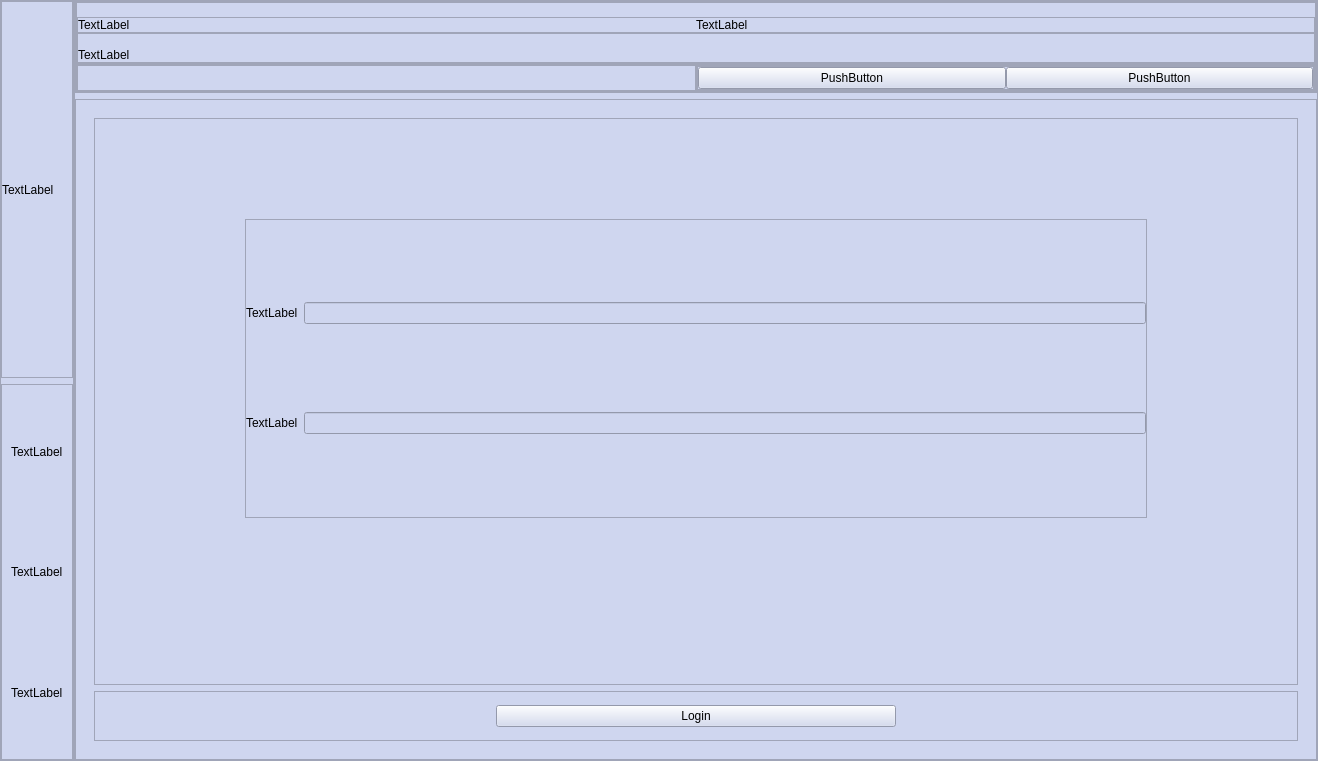
<?xml version="1.0" encoding="UTF-8"?>
<ui version="4.0">
 <class>MainWindow</class>
 <widget class="QMainWindow" name="MainWindow">
  <property name="geometry">
   <rect>
    <x>0</x>
    <y>0</y>
    <width>1318</width>
    <height>761</height>
   </rect>
  </property>
  <property name="windowTitle">
   <string>MainWindow</string>
  </property>
  <widget class="QWidget" name="centralwidget">
   <property name="styleSheet">
    <string notr="true">background-color: rgb(235, 222, 240);</string>
   </property>
   <layout class="QHBoxLayout" name="horizontalLayout">
    <property name="spacing">
     <number>0</number>
    </property>
    <property name="leftMargin">
     <number>0</number>
    </property>
    <property name="topMargin">
     <number>0</number>
    </property>
    <property name="rightMargin">
     <number>0</number>
    </property>
    <property name="bottomMargin">
     <number>0</number>
    </property>
    <item>
     <widget class="QFrame" name="frame_Design">
      <property name="styleSheet">
       <string notr="true">background-color: rgb(207, 214, 239);</string>
      </property>
      <property name="frameShape">
       <enum>QFrame::StyledPanel</enum>
      </property>
      <property name="frameShadow">
       <enum>QFrame::Raised</enum>
      </property>
      <layout class="QVBoxLayout" name="verticalLayout">
       <property name="leftMargin">
        <number>0</number>
       </property>
       <property name="topMargin">
        <number>0</number>
       </property>
       <property name="rightMargin">
        <number>0</number>
       </property>
       <property name="bottomMargin">
        <number>0</number>
       </property>
       <item>
        <widget class="QFrame" name="frame_image">
         <property name="frameShape">
          <enum>QFrame::StyledPanel</enum>
         </property>
         <property name="frameShadow">
          <enum>QFrame::Raised</enum>
         </property>
         <layout class="QVBoxLayout" name="verticalLayout_2">
          <property name="spacing">
           <number>0</number>
          </property>
          <property name="leftMargin">
           <number>0</number>
          </property>
          <property name="topMargin">
           <number>0</number>
          </property>
          <property name="rightMargin">
           <number>0</number>
          </property>
          <property name="bottomMargin">
           <number>0</number>
          </property>
          <item>
           <widget class="QLabel" name="label_Design">
            <property name="text">
             <string>TextLabel</string>
            </property>
           </widget>
          </item>
         </layout>
        </widget>
       </item>
       <item>
        <widget class="QFrame" name="frame_word">
         <property name="styleSheet">
          <string notr="true">background-color: rgb(207, 214, 239);</string>
         </property>
         <property name="frameShape">
          <enum>QFrame::StyledPanel</enum>
         </property>
         <property name="frameShadow">
          <enum>QFrame::Raised</enum>
         </property>
         <layout class="QVBoxLayout" name="verticalLayout_8">
          <item>
           <widget class="QLabel" name="label_pharse1">
            <property name="text">
             <string>TextLabel</string>
            </property>
           </widget>
          </item>
          <item>
           <widget class="QLabel" name="label_pharse2">
            <property name="text">
             <string>TextLabel</string>
            </property>
           </widget>
          </item>
          <item>
           <widget class="QLabel" name="label_pharse3">
            <property name="text">
             <string>TextLabel</string>
            </property>
           </widget>
          </item>
         </layout>
        </widget>
       </item>
      </layout>
     </widget>
    </item>
    <item>
     <widget class="QFrame" name="frame_Login">
      <property name="styleSheet">
       <string notr="true">background-color: rgb(207, 214, 239);</string>
      </property>
      <property name="frameShape">
       <enum>QFrame::StyledPanel</enum>
      </property>
      <property name="frameShadow">
       <enum>QFrame::Raised</enum>
      </property>
      <layout class="QVBoxLayout" name="verticalLayout_7">
       <property name="leftMargin">
        <number>0</number>
       </property>
       <property name="topMargin">
        <number>0</number>
       </property>
       <property name="rightMargin">
        <number>0</number>
       </property>
       <property name="bottomMargin">
        <number>0</number>
       </property>
       <item>
        <widget class="QFrame" name="frame_LoginDetails">
         <property name="maximumSize">
          <size>
           <width>16777215</width>
           <height>300</height>
          </size>
         </property>
         <property name="frameShape">
          <enum>QFrame::StyledPanel</enum>
         </property>
         <property name="frameShadow">
          <enum>QFrame::Raised</enum>
         </property>
         <layout class="QVBoxLayout" name="verticalLayout_3">
          <property name="spacing">
           <number>0</number>
          </property>
          <property name="leftMargin">
           <number>0</number>
          </property>
          <property name="topMargin">
           <number>0</number>
          </property>
          <property name="rightMargin">
           <number>0</number>
          </property>
          <property name="bottomMargin">
           <number>0</number>
          </property>
          <item>
           <widget class="QFrame" name="frame_header">
            <property name="frameShape">
             <enum>QFrame::StyledPanel</enum>
            </property>
            <property name="frameShadow">
             <enum>QFrame::Raised</enum>
            </property>
            <layout class="QVBoxLayout" name="verticalLayout_4">
             <property name="spacing">
              <number>0</number>
             </property>
             <property name="leftMargin">
              <number>0</number>
             </property>
             <property name="topMargin">
              <number>0</number>
             </property>
             <property name="rightMargin">
              <number>0</number>
             </property>
             <property name="bottomMargin">
              <number>0</number>
             </property>
             <item>
              <widget class="QLabel" name="label_Headblank">
               <property name="text">
                <string/>
               </property>
              </widget>
             </item>
             <item>
              <widget class="QFrame" name="frame_system">
               <property name="frameShape">
                <enum>QFrame::StyledPanel</enum>
               </property>
               <property name="frameShadow">
                <enum>QFrame::Raised</enum>
               </property>
               <layout class="QHBoxLayout" name="horizontalLayout_2">
                <property name="spacing">
                 <number>0</number>
                </property>
                <property name="leftMargin">
                 <number>0</number>
                </property>
                <property name="topMargin">
                 <number>0</number>
                </property>
                <property name="rightMargin">
                 <number>0</number>
                </property>
                <property name="bottomMargin">
                 <number>0</number>
                </property>
                <item>
                 <widget class="QLabel" name="label_icon">
                  <property name="text">
                   <string>TextLabel</string>
                  </property>
                 </widget>
                </item>
                <item>
                 <widget class="QLabel" name="label_systemWord">
                  <property name="text">
                   <string>TextLabel</string>
                  </property>
                 </widget>
                </item>
               </layout>
              </widget>
             </item>
             <item>
              <widget class="QFrame" name="frame_welcome">
               <property name="frameShape">
                <enum>QFrame::StyledPanel</enum>
               </property>
               <property name="frameShadow">
                <enum>QFrame::Raised</enum>
               </property>
               <layout class="QVBoxLayout" name="verticalLayout_5">
                <property name="spacing">
                 <number>0</number>
                </property>
                <property name="leftMargin">
                 <number>0</number>
                </property>
                <property name="topMargin">
                 <number>0</number>
                </property>
                <property name="rightMargin">
                 <number>0</number>
                </property>
                <property name="bottomMargin">
                 <number>0</number>
                </property>
                <item>
                 <widget class="QLabel" name="label_subHead">
                  <property name="text">
                   <string/>
                  </property>
                 </widget>
                </item>
                <item>
                 <widget class="QLabel" name="label_welcome">
                  <property name="text">
                   <string>TextLabel</string>
                  </property>
                 </widget>
                </item>
               </layout>
              </widget>
             </item>
            </layout>
           </widget>
          </item>
          <item>
           <widget class="QFrame" name="frame_choice">
            <property name="frameShape">
             <enum>QFrame::StyledPanel</enum>
            </property>
            <property name="frameShadow">
             <enum>QFrame::Raised</enum>
            </property>
            <layout class="QHBoxLayout" name="horizontalLayout_3">
             <property name="spacing">
              <number>0</number>
             </property>
             <property name="leftMargin">
              <number>0</number>
             </property>
             <property name="topMargin">
              <number>0</number>
             </property>
             <property name="rightMargin">
              <number>0</number>
             </property>
             <property name="bottomMargin">
              <number>0</number>
             </property>
             <item>
              <widget class="QFrame" name="frame_blank">
               <property name="frameShape">
                <enum>QFrame::StyledPanel</enum>
               </property>
               <property name="frameShadow">
                <enum>QFrame::Raised</enum>
               </property>
              </widget>
             </item>
             <item>
              <widget class="QFrame" name="frame_2">
               <property name="frameShape">
                <enum>QFrame::StyledPanel</enum>
               </property>
               <property name="frameShadow">
                <enum>QFrame::Raised</enum>
               </property>
               <layout class="QVBoxLayout" name="verticalLayout_6">
                <property name="spacing">
                 <number>0</number>
                </property>
                <property name="leftMargin">
                 <number>0</number>
                </property>
                <property name="topMargin">
                 <number>0</number>
                </property>
                <property name="rightMargin">
                 <number>0</number>
                </property>
                <property name="bottomMargin">
                 <number>0</number>
                </property>
                <item>
                 <widget class="QFrame" name="frame_pharse">
                  <property name="frameShape">
                   <enum>QFrame::StyledPanel</enum>
                  </property>
                  <property name="frameShadow">
                   <enum>QFrame::Raised</enum>
                  </property>
                 </widget>
                </item>
                <item>
                 <widget class="QFrame" name="frame_op_button">
                  <property name="frameShape">
                   <enum>QFrame::StyledPanel</enum>
                  </property>
                  <property name="frameShadow">
                   <enum>QFrame::Raised</enum>
                  </property>
                  <layout class="QHBoxLayout" name="horizontalLayout_4">
                   <property name="spacing">
                    <number>0</number>
                   </property>
                   <property name="leftMargin">
                    <number>0</number>
                   </property>
                   <property name="topMargin">
                    <number>0</number>
                   </property>
                   <property name="rightMargin">
                    <number>0</number>
                   </property>
                   <property name="bottomMargin">
                    <number>0</number>
                   </property>
                   <item>
                    <widget class="QPushButton" name="pushButton_login">
                     <property name="text">
                      <string>PushButton</string>
                     </property>
                    </widget>
                   </item>
                   <item>
                    <widget class="QPushButton" name="pushButton_signup">
                     <property name="text">
                      <string>PushButton</string>
                     </property>
                    </widget>
                   </item>
                  </layout>
                 </widget>
                </item>
               </layout>
              </widget>
             </item>
            </layout>
           </widget>
          </item>
         </layout>
        </widget>
       </item>
       <item>
        <widget class="QFrame" name="frame_LoginDesign">
         <property name="frameShape">
          <enum>QFrame::StyledPanel</enum>
         </property>
         <property name="frameShadow">
          <enum>QFrame::Raised</enum>
         </property>
         <layout class="QVBoxLayout" name="verticalLayout_9">
          <item>
           <widget class="QStackedWidget" name="stackedWidget">
            <widget class="QWidget" name="page_login">
             <property name="styleSheet">
              <string notr="true"/>
             </property>
             <layout class="QVBoxLayout" name="verticalLayout_10">
              <item>
               <widget class="QFrame" name="frame_text_login">
                <property name="styleSheet">
                 <string notr="true"/>
                </property>
                <property name="frameShape">
                 <enum>QFrame::StyledPanel</enum>
                </property>
                <property name="frameShadow">
                 <enum>QFrame::Raised</enum>
                </property>
                <layout class="QVBoxLayout" name="verticalLayout_12">
                 <property name="leftMargin">
                  <number>150</number>
                 </property>
                 <property name="topMargin">
                  <number>100</number>
                 </property>
                 <property name="rightMargin">
                  <number>150</number>
                 </property>
                 <property name="bottomMargin">
                  <number>100</number>
                 </property>
                 <item>
                  <widget class="QFrame" name="frame">
                   <property name="enabled">
                    <bool>true</bool>
                   </property>
                   <property name="frameShape">
                    <enum>QFrame::StyledPanel</enum>
                   </property>
                   <property name="frameShadow">
                    <enum>QFrame::Raised</enum>
                   </property>
                   <layout class="QGridLayout" name="gridLayout">
                    <property name="leftMargin">
                     <number>0</number>
                    </property>
                    <property name="topMargin">
                     <number>0</number>
                    </property>
                    <property name="rightMargin">
                     <number>0</number>
                    </property>
                    <property name="bottomMargin">
                     <number>0</number>
                    </property>
                    <item row="0" column="2">
                     <widget class="QLineEdit" name="lineEdit_username_login"/>
                    </item>
                    <item row="0" column="0">
                     <widget class="QLabel" name="label_username_login">
                      <property name="text">
                       <string>TextLabel</string>
                      </property>
                     </widget>
                    </item>
                    <item row="1" column="0">
                     <widget class="QLabel" name="label_password_login">
                      <property name="text">
                       <string>TextLabel</string>
                      </property>
                     </widget>
                    </item>
                    <item row="1" column="2">
                     <widget class="QLineEdit" name="lineEdit_password_login"/>
                    </item>
                   </layout>
                  </widget>
                 </item>
                 <item>
                  <widget class="QLabel" name="label_errorMessage">
                   <property name="maximumSize">
                    <size>
                     <width>16777215</width>
                     <height>60</height>
                    </size>
                   </property>
                   <property name="text">
                    <string/>
                   </property>
                  </widget>
                 </item>
                </layout>
               </widget>
              </item>
              <item>
               <widget class="QFrame" name="frame_button_login">
                <property name="maximumSize">
                 <size>
                  <width>16777215</width>
                  <height>50</height>
                 </size>
                </property>
                <property name="frameShape">
                 <enum>QFrame::StyledPanel</enum>
                </property>
                <property name="frameShadow">
                 <enum>QFrame::Raised</enum>
                </property>
                <layout class="QHBoxLayout" name="horizontalLayout_5">
                 <property name="spacing">
                  <number>0</number>
                 </property>
                 <property name="leftMargin">
                  <number>0</number>
                 </property>
                 <property name="topMargin">
                  <number>0</number>
                 </property>
                 <property name="rightMargin">
                  <number>0</number>
                 </property>
                 <property name="bottomMargin">
                  <number>0</number>
                 </property>
                 <item>
                  <widget class="QLabel" name="label">
                   <property name="text">
                    <string/>
                   </property>
                  </widget>
                 </item>
                 <item>
                  <widget class="QPushButton" name="pushButton_login_2">
                   <property name="text">
                    <string>Login</string>
                   </property>
                  </widget>
                 </item>
                 <item>
                  <widget class="QLabel" name="label_2">
                   <property name="text">
                    <string/>
                   </property>
                  </widget>
                 </item>
                </layout>
               </widget>
              </item>
             </layout>
            </widget>
            <widget class="QWidget" name="page_signup">
             <layout class="QVBoxLayout" name="verticalLayout_11">
              <item>
               <widget class="QFrame" name="frame_text_signup">
                <property name="frameShape">
                 <enum>QFrame::StyledPanel</enum>
                </property>
                <property name="frameShadow">
                 <enum>QFrame::Raised</enum>
                </property>
                <layout class="QVBoxLayout" name="verticalLayout_13">
                 <property name="leftMargin">
                  <number>50</number>
                 </property>
                 <property name="topMargin">
                  <number>50</number>
                 </property>
                 <property name="rightMargin">
                  <number>50</number>
                 </property>
                 <property name="bottomMargin">
                  <number>50</number>
                 </property>
                 <item>
                  <widget class="QFrame" name="frame_3">
                   <property name="frameShape">
                    <enum>QFrame::StyledPanel</enum>
                   </property>
                   <property name="frameShadow">
                    <enum>QFrame::Raised</enum>
                   </property>
                   <layout class="QGridLayout" name="gridLayout_2">
                    <property name="leftMargin">
                     <number>0</number>
                    </property>
                    <property name="topMargin">
                     <number>0</number>
                    </property>
                    <property name="rightMargin">
                     <number>0</number>
                    </property>
                    <property name="bottomMargin">
                     <number>0</number>
                    </property>
                    <property name="spacing">
                     <number>0</number>
                    </property>
                    <item row="2" column="0">
                     <widget class="QLabel" name="label_age">
                      <property name="text">
                       <string>Age</string>
                      </property>
                     </widget>
                    </item>
                    <item row="0" column="2">
                     <widget class="QLabel" name="label_lastName">
                      <property name="text">
                       <string> Last Name </string>
                      </property>
                     </widget>
                    </item>
                    <item row="2" column="1">
                     <widget class="QLineEdit" name="lineEdit_age"/>
                    </item>
                    <item row="2" column="2">
                     <widget class="QLabel" name="label_gender">
                      <property name="text">
                       <string> Gender</string>
                      </property>
                     </widget>
                    </item>
                    <item row="0" column="0">
                     <widget class="QLabel" name="label_firstName">
                      <property name="text">
                       <string>First Name </string>
                      </property>
                     </widget>
                    </item>
                    <item row="0" column="1">
                     <widget class="QLineEdit" name="lineEdit_firstName"/>
                    </item>
                    <item row="0" column="3">
                     <widget class="QLineEdit" name="lineEdit_lastName"/>
                    </item>
                    <item row="5" column="1">
                     <widget class="QLineEdit" name="lineEdit_height"/>
                    </item>
                    <item row="7" column="0">
                     <widget class="QLabel" name="label_username">
                      <property name="text">
                       <string>Username</string>
                      </property>
                     </widget>
                    </item>
                    <item row="5" column="0">
                     <widget class="QLabel" name="label_height">
                      <property name="text">
                       <string> Height</string>
                      </property>
                     </widget>
                    </item>
                    <item row="7" column="1">
                     <widget class="QLineEdit" name="lineEdit_username"/>
                    </item>
                    <item row="5" column="2">
                     <widget class="QLabel" name="label_weight">
                      <property name="text">
                       <string> Weight</string>
                      </property>
                     </widget>
                    </item>
                    <item row="2" column="3">
                     <widget class="QRadioButton" name="radioButton_male">
                      <property name="styleSheet">
                       <string notr="true">background-color: rgb(26, 82, 118);</string>
                      </property>
                      <property name="text">
                       <string>Male</string>
                      </property>
                     </widget>
                    </item>
                    <item row="5" column="3">
                     <widget class="QLineEdit" name="lineEdit_weight"/>
                    </item>
                    <item row="3" column="3">
                     <widget class="QRadioButton" name="radioButton_female">
                      <property name="styleSheet">
                       <string notr="true">background-color: rgb(26, 82, 118);</string>
                      </property>
                      <property name="text">
                       <string>Female</string>
                      </property>
                     </widget>
                    </item>
                    <item row="7" column="3">
                     <widget class="QLineEdit" name="lineEdit_password"/>
                    </item>
                    <item row="7" column="2">
                     <widget class="QLabel" name="label_password">
                      <property name="text">
                       <string> Password</string>
                      </property>
                     </widget>
                    </item>
                   </layout>
                  </widget>
                 </item>
                 <item>
                  <widget class="QFrame" name="frame_signuperror">
                   <property name="maximumSize">
                    <size>
                     <width>16777215</width>
                     <height>50</height>
                    </size>
                   </property>
                   <property name="frameShape">
                    <enum>QFrame::StyledPanel</enum>
                   </property>
                   <property name="frameShadow">
                    <enum>QFrame::Raised</enum>
                   </property>
                   <layout class="QVBoxLayout" name="verticalLayout_14">
                    <property name="spacing">
                     <number>0</number>
                    </property>
                    <property name="leftMargin">
                     <number>0</number>
                    </property>
                    <property name="topMargin">
                     <number>0</number>
                    </property>
                    <property name="rightMargin">
                     <number>0</number>
                    </property>
                    <property name="bottomMargin">
                     <number>0</number>
                    </property>
                    <item>
                     <widget class="QLabel" name="label_signupErrorMessage">
                      <property name="text">
                       <string/>
                      </property>
                     </widget>
                    </item>
                   </layout>
                  </widget>
                 </item>
                </layout>
               </widget>
              </item>
              <item>
               <widget class="QFrame" name="frame_button_signup">
                <property name="maximumSize">
                 <size>
                  <width>16777215</width>
                  <height>50</height>
                 </size>
                </property>
                <property name="frameShape">
                 <enum>QFrame::StyledPanel</enum>
                </property>
                <property name="frameShadow">
                 <enum>QFrame::Raised</enum>
                </property>
                <layout class="QHBoxLayout" name="horizontalLayout_6">
                 <property name="spacing">
                  <number>0</number>
                 </property>
                 <property name="leftMargin">
                  <number>0</number>
                 </property>
                 <property name="topMargin">
                  <number>0</number>
                 </property>
                 <property name="rightMargin">
                  <number>0</number>
                 </property>
                 <property name="bottomMargin">
                  <number>0</number>
                 </property>
                 <item>
                  <widget class="QLabel" name="label_3">
                   <property name="text">
                    <string/>
                   </property>
                  </widget>
                 </item>
                 <item>
                  <widget class="QPushButton" name="pushButton_signup_2">
                   <property name="text">
                    <string>Sign Up</string>
                   </property>
                  </widget>
                 </item>
                 <item>
                  <widget class="QLabel" name="label_4">
                   <property name="text">
                    <string/>
                   </property>
                  </widget>
                 </item>
                </layout>
               </widget>
              </item>
             </layout>
            </widget>
           </widget>
          </item>
         </layout>
        </widget>
       </item>
      </layout>
     </widget>
    </item>
   </layout>
  </widget>
 </widget>
 <resources/>
 <connections/>
</ui>
